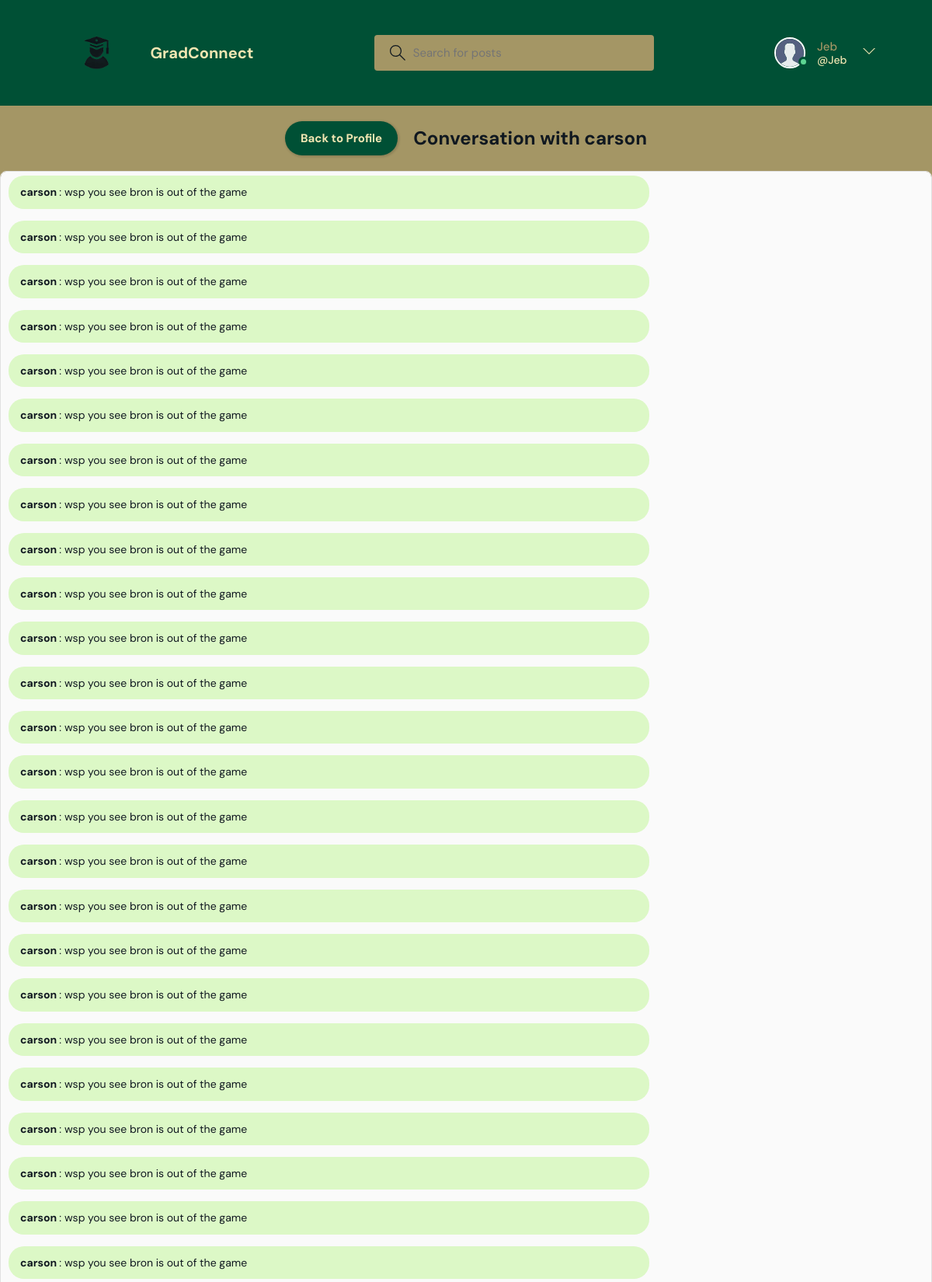
The page /send_message/17/ (signed in, upper part) on the database its author committed.
### base/models.py (models this page shows, shortened)
class User(AbstractUser):
    name = models.CharField(max_length=200, null=True)
    email = models.EmailField(unique=True, null=True)
    bio = models.TextField(null=True)
    skills = models.ManyToManyField(Skill, related_name="users", blank=True)
    avatar = models.ImageField(null=True, default="avatar.svg")
    USERNAME_FIELD = 'email'
    REQUIRED_FIELDS = ['username']

class DirectMessage(models.Model):
    sender = models.ForeignKey(User, related_name='sent_messages', on_delete=models.CASCADE)
    recipient = models.ForeignKey(User, related_name='received_messages', on_delete=models.CASCADE)
    body = models.TextField()
    created_at = models.DateTimeField(auto_now_add=True)
    class Meta:
        ordering = ['-created_at']

### base/views.py (the view)
# urls.py: path('send_message/<int:recipient_id>/', views.send_direct_message, name='send_direct_message'),
@login_required
def send_direct_message(request, recipient_id):
    recipient = get_object_or_404(User, id=recipient_id)
    if request.method == "POST":
        form = DirectMessageForm(request.POST)
        if form.is_valid():
            new_message = form.save(commit=False)
            new_message.sender = request.user
            new_message.recipient = recipient
            new_message.save()
            if request.headers.get('x-requested-with') == 'XMLHttpRequest':
                return JsonResponse({
                    'success': True,
                    'body': new_message.body,
                    'sender': request.user.username,
                    'created_at': new_message.created_at.strftime('%Y-%m-%d %H:%M:%S')
                })
            return redirect('send_direct_message', recipient_id=recipient_id)
    else:
        form = DirectMessageForm()
    messages = DirectMessage.objects.filter(
        (Q(sender=request.user) & Q(recipient=recipient)) |
        (Q(sender=recipient) & Q(recipient=request.user))
    ).order_by('created_at')
    return render(request, 'base/send_direct_message.html', {
        'form': form,
        'recipient': recipient,
        'messages': messages,
    })

### base/forms.py
class DirectMessageForm(forms.ModelForm):
    class Meta:
        model = DirectMessage
        fields = ['body']
        widgets = {
            'body': forms.Textarea(attrs={'rows': 4, 'placeholder': 'Enter your message here...'})
        }

### base/templates/base/send_direct_message.html (shortened to what this page needs)
{% extends 'main.html' %}
{% block content %}
<div class="dm-header">
  <a href="{% url 'user-profile' recipient.id %}" class="btn btn--main">Back to Profile</a>
  <h2 class="conversation-heading">Conversation with {{ recipient.username }}</h2>
</div>
<ul id="messages-list">
  {% for message in messages %}
    <li class="{% if message.sender == request.user %}sent-by-user{% else %}received{% endif %}">
      <strong>
        {% if message.sender == request.user %}
          You
        {% else %}
          {{ message.sender.username }}
        {% endif %}
      </strong> : {{ message.body }}
    </li>
  {% endfor %}
</ul>
{% endblock content %}

### templates/navbar.html (shortened to what this page needs)
{% load static %}
<header class="header header--loggedIn">
    <div class="container">
        <a href="{% url 'home' %}" class="header__logo">
            <img src="{% static 'images/Screenshot_2024-12-02_162935-removebg-preview (1).png' %}" style="min-width: 100px; min-height: 80px" />
            <h1>GradConnect</h1>
        </a>
        <form class="header__search" method="GET" action="{% url 'home' %}">
            <label>
                <input name="q" placeholder="Search for posts" />
            </label>
        </form>
        <nav class="header__menu">
            {% if request.user.is_authenticated %}
            <div class="header__user">
                <a href="{% url 'update-user' %}">
                    <div class="avatar avatar--medium active">
                        <img src="{{request.user.avatar.url}}" />
                    </div>
                    <p>{{request.user.username}} <span>@{{request.user.username}}</span></p>
                </a>
                <button class="dropdown-button">
                    <svg version="1.1" xmlns="http://www.w3.org/2000/svg" width="32" height="32" viewBox="0 0 32 32">
                        <title>chevron-down</title>
                        <path d="M16 21l-13-13h-3l16 16 16-16h-3l-13 13z"></path>
                    </svg>
                </button>
            </div>
            {% else %}
            <a href="{% url 'login' %}">
                <img src="{% static 'images/avatar.svg' %}" />
                <p>Login</p>
            </a>
            {% endif %}
        </nav>
    </div>
</header>

### static/styles/style.css (style rules this page uses)
:root { --color-main: #FFFFFF; --color-main-light: #899064; --color-dark: #005035; --color-dark-medium: #A49665; --color-dark-light: #2a5b2e; --color-light: #F1E6B2; --color-gray: #8b8b8b; --color-light-gray: #101820; --color-bg: #A49665; --color-success: #5dd693; --color-error: #802F2D; }
* { font-family: "DM Sans", -apple-system, BlinkMacSystemFont, "Segoe UI", Roboto, Oxygen, Ubuntu, Cantarell, "Open Sans", "Helvetica Neue", sans-serif; margin: 0; padding: 0; box-sizing: border-box; text-rendering: optimizeLegibility; font-size: inherit; }
html { font-size: 56.25%; }
@media only screen and (min-width: 1200px) { html { font-size: 62.5%; } }
body { line-height: 1.6; font-weight: 400; font-size: 1.5rem; color: var(--color-light-gray); background-color: var(--color-bg); min-height: 100vh; }
img { width: 100%; }
a { display: inline-block; color: var(--color-main); text-decoration: none; }
.container { width: 90%; margin: auto; }
.btn { background-color: transparent; border: none; display: inline-flex; align-items: center; gap: 1rem; cursor: pointer; transition: all ease-in-out 0.3s; padding: 1rem 2rem; border-radius: 5px; box-shadow: 1px 1px 3px 1px rgba(0, 0, 0, 0.15); font-weight: 500; }
.btn--main { background-color: var(--color-dark); color: var(--color-light); }
.avatar { position: relative; display: inline-block; border-radius: 50%; border: 2px solid var(--color-main); }
.avatar img { display: block; border-radius: 50%; object-fit: cover; object-position: center; }
.avatar::after { content: ""; display: block; position: absolute; background-color: var(--color-gray); z-index: 111; border-radius: 50%; border: 0.3rem solid var(--color-dark); }
.avatar.active::after { background-color: var(--color-success); }
.avatar.avatar--medium img { width: 3.6rem; height: 3.6rem; border-radius: 50%; }
.avatar.avatar--medium:after { width: 0.7rem; height: 0.7rem; bottom: 0px; right: -6px; }
.header { padding: 1.5rem; background-color: var(--color-dark); }
.header > .container { display: flex; gap: 9.5rem; align-items: center; }
.header__logo, .header__user { display: flex; gap: 2rem; align-items: center; }
.header__logo > img { height: 3.2rem; width: 3.2rem; }
.header__logo > h1 { font-weight: 700; font-size: 2rem; color: var(--color-light); }
.header__search { display: flex; justify-content: center; align-items: center; margin: 20px auto; width: 100%; max-width: 800px; padding: 10px; }
.header__search > label { background-color: var(--color-bg); padding: 1.3rem 1rem; display: flex; align-items: center; justify-content: center; gap: 1rem; border-radius: 4px; }
.header__search svg { fill: var(--color-light-gray); width: 2rem; height: 2rem; margin-left: 1rem; }
.header__search input { width: 30rem; background: transparent; border: none; outline: none; color: var(--color-light-gray); }
.header__menu { margin-left: auto; position: relative; }
.header__menu a { display: flex; gap: 1.5rem; align-items: center; font-weight: 500; text-decoration: none; color: var(--color-bg); }
.header__menu img { height: 3.6rem; }
.header__menu p { line-height: 1.2; }
.header__menu span { color: var(--color-light); font-weight: 500; font-size: 1.4rem; display: block; }
.header__menu svg { width: 1.6rem; height: 1.6rem; fill: var(--color-light); }
.dropdown-button { background: transparent; border: 0; outline: 0; cursor: pointer; color: var(--color-dark) }
#messages-list { list-style: none; padding: 0; height: 60vh; overflow-y: auto; border: 1px solid #e0e0e0; border-radius: 8px; padding: 10px; margin-bottom: 20px; background-color: #fafafa; }
#messages-list li { margin-bottom: 15px; padding: 10px 15px; border-radius: 20px; max-width: 70%; word-wrap: break-word; font-size: 14px; background-color: #dcf8c6; text-align: left; }
.dm-header { display: flex; align-items: center; justify-content: center; gap: 20px; margin-top: 20px; margin-bottom: 20px; }
.btn--main { padding: 10px 20px; border-radius: 30px; text-decoration: none; font-weight: bold; }
.conversation-heading { font-size: 24px; text-align: center; margin: 0; }

### rows shown on the page
User: user.avatar (placeholder picture), user.username "Jeb"
User: username "carson"
DirectMessage: sender.username "carson", body "wsp you see bron is out of the game"
DirectMessage: sender.username "carson", body "wsp you see bron is out of the game"
DirectMessage: sender.username "carson", body "wsp you see bron is out of the game"
DirectMessage: sender.username "carson", body "wsp you see bron is out of the game"
DirectMessage: sender.username "carson", body "wsp you see bron is out of the game"
DirectMessage: sender.username "carson", body "wsp you see bron is out of the game"
DirectMessage: sender.username "carson", body "wsp you see bron is out of the game"
DirectMessage: sender.username "carson", body "wsp you see bron is out of the game"
DirectMessage: sender.username "carson", body "wsp you see bron is out of the game"
DirectMessage: sender.username "carson", body "wsp you see bron is out of the game"
DirectMessage: sender.username "carson", body "wsp you see bron is out of the game"
DirectMessage: sender.username "carson", body "wsp you see bron is out of the game"
DirectMessage: sender.username "carson", body "wsp you see bron is out of the game"
DirectMessage: sender.username "carson", body "wsp you see bron is out of the game"
DirectMessage: sender.username "carson", body "wsp you see bron is out of the game"
DirectMessage: sender.username "carson", body "wsp you see bron is out of the game"
DirectMessage: sender.username "carson", body "wsp you see bron is out of the game"
DirectMessage: sender.username "carson", body "wsp you see bron is out of the game"
DirectMessage: sender.username "carson", body "wsp you see bron is out of the game"
DirectMessage: sender.username "carson", body "wsp you see bron is out of the game"
DirectMessage: sender.username "carson", body "wsp you see bron is out of the game"
DirectMessage: sender.username "carson", body "wsp you see bron is out of the game"
DirectMessage: sender.username "carson", body "wsp you see bron is out of the game"
DirectMessage: sender.username "carson", body "wsp you see bron is out of the game"
DirectMessage: sender.username "carson", body "wsp you see bron is out of the game"
